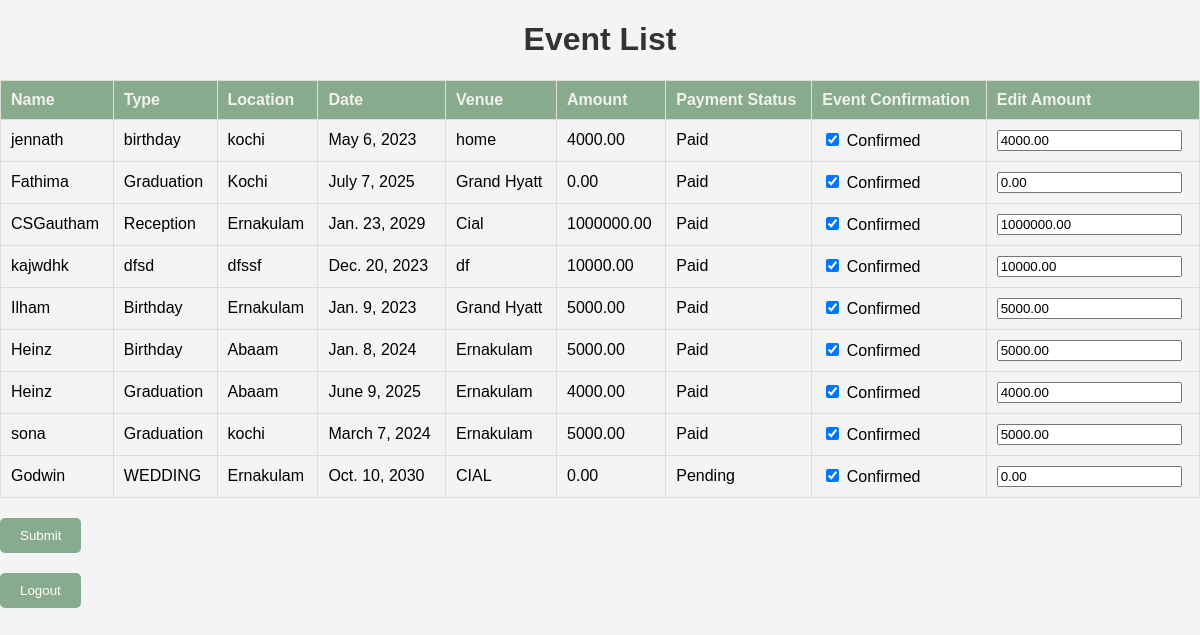
Screenshot of /display_events/ with the database file from the repository.
### event_app/models.py (models this page shows, shortened)
class Event(models.Model):
    user = models.ForeignKey(User, null=True, on_delete=models.CASCADE)
    name = models.CharField(max_length=255)
    phoneno = models.CharField(max_length=255)
    event_type = models.CharField(max_length=255)
    location = models.CharField(max_length=255)
    date = models.DateField()
    venue = models.CharField(max_length=255)
    amount = models.DecimalField(max_digits=10, decimal_places=2, default=0)
    payment_status = models.CharField(max_length=255, default='Pending')
    event_confirmation = models.CharField(max_length=255, default='Pending')
    name = models.CharField(max_length=255)
    event_type = models.CharField(max_length=255, default='default_value')
    phoneno = models.CharField(max_length=255)
    location = models.CharField(max_length=255)
    date = models.DateField()
    venue = models.CharField(max_length=255, default='default_value')
    payment_status = models.CharField(max_length=255, default='Pending')
    amount = models.DecimalField(max_digits=10, decimal_places=2, default=0)
    event_confirmation = models.CharField(max_length=255, default='Pending')

### event_app/views.py (the view)
# urls.py: path('display_events/', display_events, name='display_events'),
def display_events(request):
    events = Event.objects.all()
    return render(request, 'event_app/display_events.html', {'events': events})

### event_app/templates/event_app/display_events.html (shortened to what this page needs)
<!DOCTYPE html>
<html lang="en">
<head>
</head>
<body>
    <h1>Event List</h1>
    <form method="post" action="{% url 'update_confirmation_status' %}" id="eventForm">
        <table>
            <thead>
                <tr>
                    <th>Name</th>
                    <th>Type</th>
                    <th>Location</th>
                    <th>Date</th>
                    <th>Venue</th>
                    <th>Amount</th>
                    <th>Payment Status</th>
                    <th>Event Confirmation</th>
                    <th>Edit Amount</th>
                </tr>
            </thead>
            <tbody>
                {% for event in events %}
                    <tr>
                        <td>{{ event.name }}</td>
                        <td>{{ event.event_type }}</td>
                        <td>{{ event.location }}</td>
                        <td>{{ event.date }}</td>
                        <td>{{ event.venue }}</td>
                        <td>{{ event.amount }}</td>
                        <td>{{ event.payment_status }}</td>
                        <td>
                            <input type="checkbox" id="confirmation_status_{{ event.id }}" name="confirmation_status_{{ event.id }}" {% if event.event_confirmation %}checked{% endif %}>
                            <label for="confirmation_status_{{ event.id }}" id="confirmation_label_{{ event.id }}">{{ event.event_confirmation|yesno:"Confirmed,Pending" }}</label>
                        </td>
                        <td>
                            <input type="number" name="amount_{{ event.id }}" value="{{ event.amount }}">
                        </td>
                    </tr>
                {% endfor %}
            </tbody>
        </table>
        <button type="submit">Submit</button>
    </form>
    <form method="post" action="{% url 'home' %}">
        <button type="submit">Logout</button>
    </form>
</body>
</html>

### event_app/templates/event_app/display_events.html (style rules this page uses)
body { font-family: 'Arial', sans-serif; background-color: #f4f4f4; margin: 0; padding: 0; }
h1 { text-align: center; color: #333; }
table { width: 100%; border-collapse: collapse; margin-top: 20px; }
table, th, td { border: 1px solid #ddd; }
th, td { padding: 10px; text-align: left; }
th { background-color: #88AB8E; color: #F2F1EB; }
button { display: block; margin-top: 20px; padding: 10px 20px; background-color: #88AB8E; color: #fff; border: none; border-radius: 5px; cursor: pointer; }

### rows the page displays
Event: name "jennath", event_type "birthday", location "kochi", date "May 6, 2023", venue "home", amount "4000.00", payment_status "Paid", event_confirmation "☑", event_confirmation "Confirmed"
Event: name "Fathima", event_type "Graduation", location "Kochi", date "July 7, 2025", venue "Grand Hyatt", amount "0.00", payment_status "Paid", event_confirmation "☑", event_confirmation "Confirmed"
Event: name "CSGautham", event_type "Reception", location "Ernakulam", date "Jan. 23, 2029", venue "Cial", amount "1000000.00", payment_status "Paid", event_confirmation "☑", event_confirmation "Confirmed"
Event: name "kajwdhk", event_type "dfsd", location "dfssf", date "Dec. 20, 2023", venue "df", amount "10000.00", payment_status "Paid", event_confirmation "☑", event_confirmation "Confirmed"
Event: name "Ilham", event_type "Birthday", location "Ernakulam", date "Jan. 9, 2023", venue "Grand Hyatt", amount "5000.00", payment_status "Paid", event_confirmation "☑", event_confirmation "Confirmed"
Event: name "Heinz", event_type "Birthday", location "Abaam", date "Jan. 8, 2024", venue "Ernakulam", amount "5000.00", payment_status "Paid", event_confirmation "☑", event_confirmation "Confirmed"
Event: name "Heinz", event_type "Graduation", location "Abaam", date "June 9, 2025", venue "Ernakulam", amount "4000.00", payment_status "Paid", event_confirmation "☑", event_confirmation "Confirmed"
Event: name "sona", event_type "Graduation", location "kochi", date "March 7, 2024", venue "Ernakulam", amount "5000.00", payment_status "Paid", event_confirmation "☑", event_confirmation "Confirmed"
Event: name "Godwin", event_type "WEDDING", location "Ernakulam", date "Oct. 10, 2030", venue "CIAL", amount "0.00", payment_status "Pending", event_confirmation "☑", event_confirmation "Confirmed"
